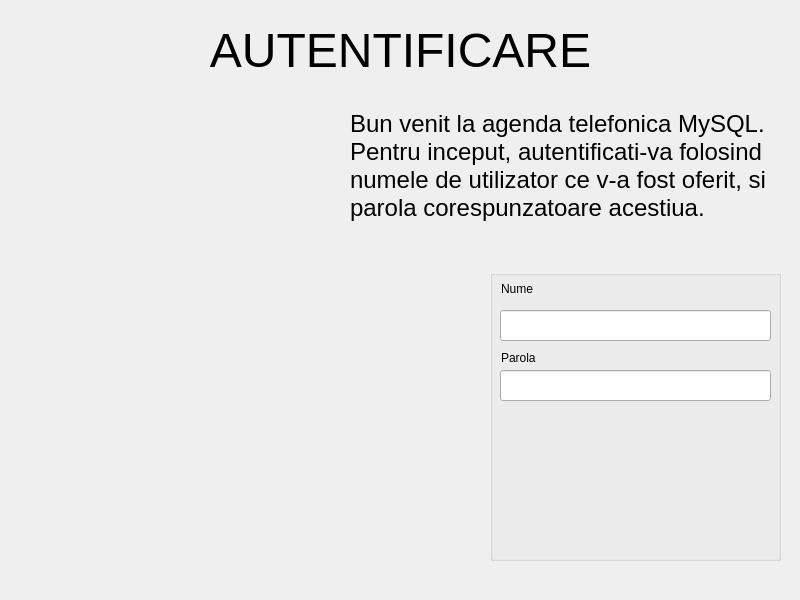
<?xml version="1.0" encoding="UTF-8"?>
<ui version="4.0">
 <class>Login</class>
 <widget class="QMainWindow" name="Login">
  <property name="geometry">
   <rect>
    <x>0</x>
    <y>0</y>
    <width>800</width>
    <height>600</height>
   </rect>
  </property>
  <property name="windowTitle">
   <string>MainWindow</string>
  </property>
  <widget class="QWidget" name="centralwidget">
   <widget class="QGroupBox" name="groupBox">
    <property name="geometry">
     <rect>
      <x>490</x>
      <y>270</y>
      <width>291</width>
      <height>291</height>
     </rect>
    </property>
    <property name="title">
     <string/>
    </property>
    <property name="flat">
     <bool>false</bool>
    </property>
    <property name="checkable">
     <bool>false</bool>
    </property>
    <widget class="QLabel" name="label">
     <property name="geometry">
      <rect>
       <x>11</x>
       <y>11</y>
       <width>71</width>
       <height>16</height>
      </rect>
     </property>
     <property name="text">
      <string>Nume</string>
     </property>
    </widget>
    <widget class="QLabel" name="label_2">
     <property name="geometry">
      <rect>
       <x>11</x>
       <y>80</y>
       <width>81</width>
       <height>16</height>
      </rect>
     </property>
     <property name="text">
      <string>Parola</string>
     </property>
    </widget>
    <widget class="QLineEdit" name="user">
     <property name="geometry">
      <rect>
       <x>10</x>
       <y>40</y>
       <width>271</width>
       <height>31</height>
      </rect>
     </property>
    </widget>
    <widget class="QLineEdit" name="parola">
     <property name="geometry">
      <rect>
       <x>10</x>
       <y>100</y>
       <width>271</width>
       <height>31</height>
      </rect>
     </property>
     <property name="echoMode">
      <enum>QLineEdit::Password</enum>
     </property>
    </widget>
    <widget class="QPushButton" name="pushButton">
     <property name="geometry">
      <rect>
       <x>10</x>
       <y>190</y>
       <width>271</width>
       <height>91</height>
      </rect>
     </property>
     <property name="styleSheet">
      <string notr="true">:enabled{
background-color:transparent;
border-image:  url(://Images/login.png);
background: none;
border: none;
background-repeat: none;
}
:disabled{
background-color:transparent;
border-image: (://Images/login_ok.png);
background: none;
border: none;
background-repeat: none;
}</string>
     </property>
     <property name="text">
      <string/>
     </property>
    </widget>
   </widget>
   <widget class="QLabel" name="label_3">
    <property name="geometry">
     <rect>
      <x>350</x>
      <y>80</y>
      <width>431</width>
      <height>171</height>
     </rect>
    </property>
    <property name="font">
     <font>
      <pointsize>18</pointsize>
     </font>
    </property>
    <property name="text">
     <string>Bun venit la agenda telefonica MySQL. Pentru inceput, autentificati-va folosind numele de utilizator ce v-a fost oferit, si parola corespunzatoare acestiua. </string>
    </property>
    <property name="wordWrap">
     <bool>true</bool>
    </property>
   </widget>
   <widget class="QPushButton" name="pushButton_2">
    <property name="geometry">
     <rect>
      <x>30</x>
      <y>470</y>
      <width>431</width>
      <height>91</height>
     </rect>
    </property>
    <property name="styleSheet">
     <string notr="true">background-color:transparent;
border-image:  url(://Images/main.png);
background: none;
border: none;
background-repeat: none;</string>
    </property>
    <property name="text">
     <string/>
    </property>
   </widget>
   <widget class="QLabel" name="label_4">
    <property name="geometry">
     <rect>
      <x>0</x>
      <y>30</y>
      <width>801</width>
      <height>41</height>
     </rect>
    </property>
    <property name="font">
     <font>
      <pointsize>36</pointsize>
     </font>
    </property>
    <property name="text">
     <string>AUTENTIFICARE</string>
    </property>
    <property name="alignment">
     <set>Qt::AlignCenter</set>
    </property>
   </widget>
   <widget class="QLabel" name="buton">
    <property name="geometry">
     <rect>
      <x>50</x>
      <y>320</y>
      <width>361</width>
      <height>101</height>
     </rect>
    </property>
    <property name="text">
     <string/>
    </property>
   </widget>
   <widget class="QLabel" name="label_6">
    <property name="geometry">
     <rect>
      <x>0</x>
      <y>0</y>
      <width>800</width>
      <height>600</height>
     </rect>
    </property>
    <property name="text">
     <string> </string>
    </property>
   </widget>
   <zorder>label_6</zorder>
   <zorder>groupBox</zorder>
   <zorder>label_3</zorder>
   <zorder>pushButton_2</zorder>
   <zorder>label_4</zorder>
   <zorder>buton</zorder>
  </widget>
 </widget>
 <resources/>
 <connections/>
</ui>
